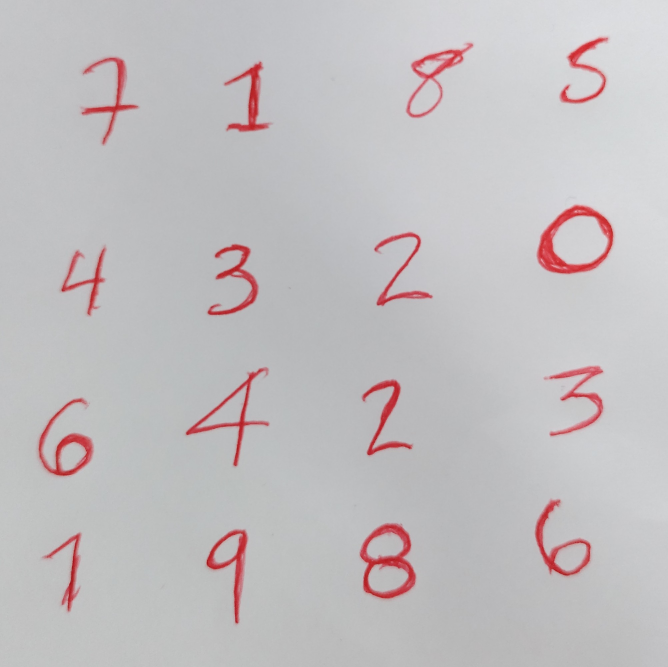
#> input picture notebooks/classes/ANN_MNIST/Img_prueba_2.jpg, 2003 x 2001 px, found by its file name (shown at 1/3 size)
$ jupyter execute --allow-errors 'Reconocimiento de dígitos MNIST.ipynb'
#> lines starting #> are read from the running program, lines starting #| are printed output that depends on the picture; after the words box and inside, x2 and y2 are one past the last pixel; in counts of white or black regions, pixels touching at a corner belong together
#ITM - Institución Universitaria
#Tema: Aprendizaje supervisado - ANN
#Juan Carlos Briñez de León

Problem:

MNIST classification.
https://www.kaggle.com/datasets/oddrationale/mnist-in-csv

[cell 1]
# Only necessary if you want to use the Google Colab Notebooks
#from google.colab import drive
#drive.mount('/content/drive')

[cell 2]
#1. Importando dataset.
import cv2 # OpenCV para computer vision
import pandas as pd
import numpy as np
import matplotlib.pyplot as plt #Para graficar

# [5 lines of commented-out code are left out]

[cell 3]
## Importing mnist from tensorflow.keras.datasets
from tensorflow.keras.datasets import mnist

# Load data directly
#> (the rest of this cell did not finish here and is left out)

#> (a cell that did not finish here is left out)

[cell 5]
#4. Data scaling
from sklearn.preprocessing import MinMaxScaler
scaler = MinMaxScaler()
#> (the rest of this cell did not finish here and is left out)

===================================================================

[cell 6]
# Cargando modelos clásicos de IA para clasificación
from sklearn.naive_bayes import GaussianNB
from sklearn.neighbors import KNeighborsClassifier
from sklearn.discriminant_analysis import LinearDiscriminantAnalysis, QuadraticDiscriminantAnalysis
from sklearn.tree import DecisionTreeClassifier
from sklearn.ensemble import RandomForestClassifier
from sklearn.svm import SVC
from sklearn.neural_network import MLPClassifier
import warnings
warnings.filterwarnings("ignore")

# Declarar modelos
modelos = {
    "Naive Bayes": GaussianNB(),
    "k-NN": KNeighborsClassifier(),
    "LDA": LinearDiscriminantAnalysis(),
    "QDA": QuadraticDiscriminantAnalysis(),
    "Árbol de Decisión": DecisionTreeClassifier(),
    "Bosque Aleatorio": RandomForestClassifier(),
    "SVM": SVC(),
    "Red Neuronal (MLP)": MLPClassifier(hidden_layer_sizes=(100,), activation='relu', solver='adam', max_iter=500)
}

# Definiendo métricas de evaluación
from sklearn.metrics import classification_report, accuracy_score

# Entrenando modelos
resultados = {}
#> (the rest of this cell did not finish here and is left out)

==================================================

Probando el **modelo** ANN en imagen del dataset

[cell 7]
modelo_red_neuronal = modelos["Red Neuronal (MLP)"]
#Showing the dataset images (Para entender el dataset y las predicciones)
#> (the rest of this cell did not finish here and is left out)

======================================================

Probando en imágenes reales

[cell 8]
#Reviewing an experimental case
Imagen_Exp = cv2.imread(r'/content/drive/MyDrive/Ponencia IA/Material de apoyo/6. Redes Neuronales/ANN_MNIST/Img_prueba_2.jpg')#Lee
#> Imagen_Exp is the input picture: shape (2001, 2003, 3); mean B, G, R 192.1, 190.2, 194.3
plt.imshow(Imagen_Exp[:,:,[2,1,0]].astype('uint8'),vmin=0, vmax=255)
plt.show()

[cell 9]
#Processing the experimental image
Img_gray = cv2.cvtColor(Imagen_Exp, cv2.COLOR_BGR2GRAY)
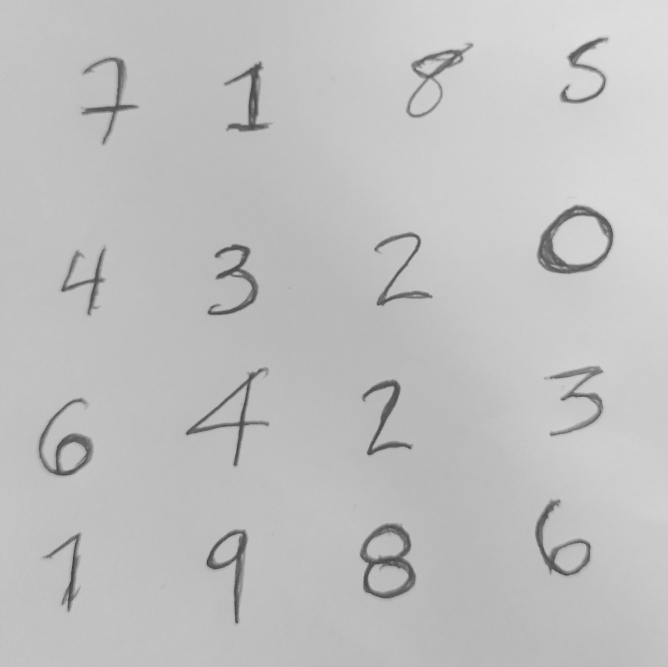
#> Img_gray: shape (2001, 2003) (shown at 1/3 size); min 36, max 226, mean 191.6
_,Binaria = cv2.threshold(Img_gray, 160, 255, cv2.THRESH_BINARY_INV)
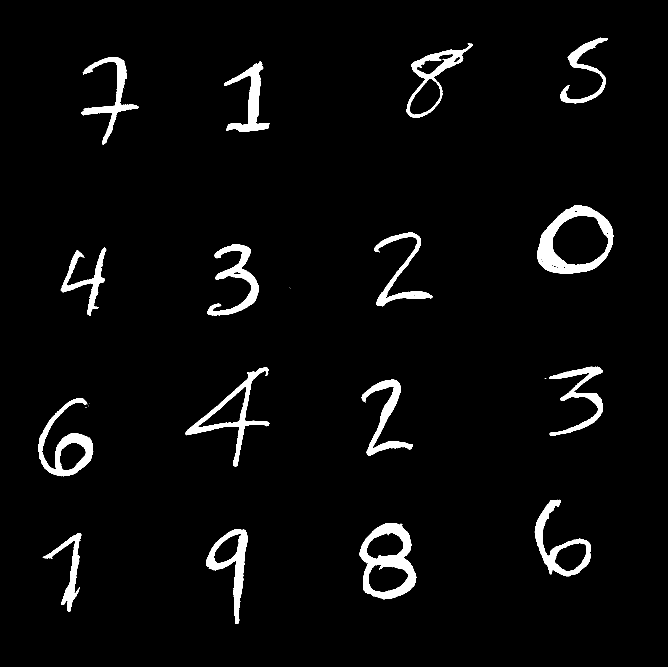
#> Binaria: shape (2001, 2003) (shown at 1/3 size); 3.7% white; 40 white regions (24 under 20 px), largest, box (x1, y1, x2, y2) and area: (1611, 616, 1840, 822) 16161, (1079, 1569, 1249, 1798) 15568, (115, 1194, 280, 1429) 10649

kernel_A = cv2.getStructuringElement(cv2.MORPH_ELLIPSE,(10,10))
Bin_1 = cv2.morphologyEx(Binaria.astype('uint8'), cv2.MORPH_CLOSE, kernel_A)
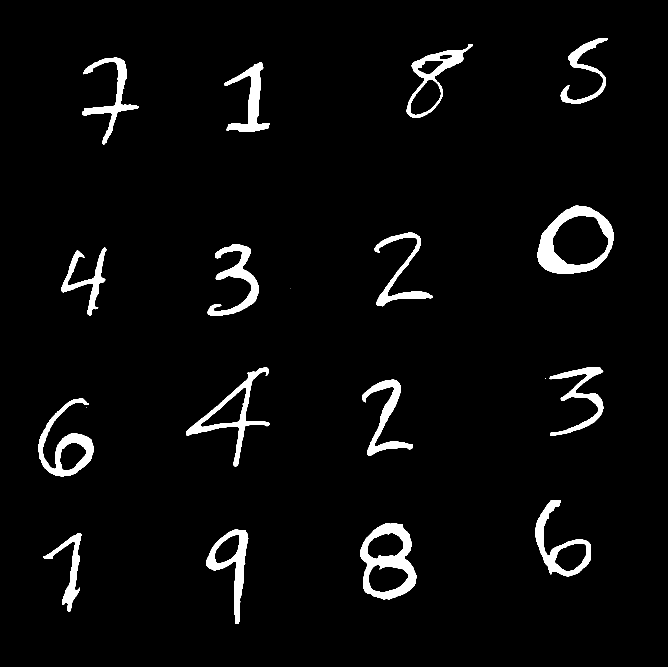
#> Bin_1: shape (2001, 2003) (shown at 1/3 size); 3.8% white; 19 white regions (3 under 20 px), largest, box (x1, y1, x2, y2) and area: (1612, 617, 1841, 822) 16467, (1080, 1570, 1250, 1798) 15825, (116, 1195, 280, 1429) 10890
kernel_B = cv2.getStructuringElement(cv2.MORPH_ELLIPSE,(5,5))
Bin_2= cv2.morphologyEx(Bin_1.astype('uint8'), cv2.MORPH_OPEN, kernel_B)
#> Bin_2: shape (2001, 2003); 3.8% white; 16 white regions
plt.imshow(Bin_2.astype('uint8'),cmap='gray',vmin=0, vmax=255)
plt.show()

print('')
(Bordes,_) =cv2.findContours(Bin_2, cv2.RETR_EXTERNAL, cv2.CHAIN_APPROX_SIMPLE)
#> Bordes = 16 contours; largest, box (x1, y1, x2, y2) and area: (1612, 617, 1841, 822) 34884, (1080, 1570, 1249, 1798) 28817, (558, 1103, 808, 1400) 16494, (116, 1195, 280, 1429) 14974, (1605, 1500, 1773, 1729) 14815
print('Usted tiene', len(Bordes), ' regiones en la imagen' )
#| Usted tiene 16  regiones en la imagen

$ run again, with notebooks/classes/ANN_MNIST/Img_prueba.jpg copied over notebooks/classes/ANN_MNIST/Img_prueba_2.jpg
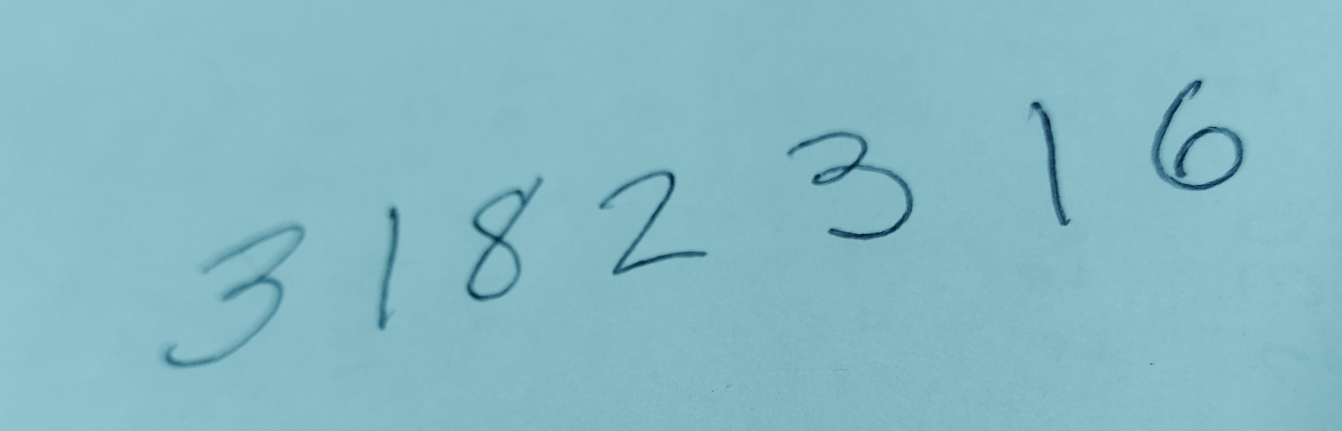
#> input picture notebooks/classes/ANN_MNIST/Img_prueba.jpg, 2684 x 862 px, found by its file name (shown at 1/2 size)
#> Imagen_Exp is the input picture: shape (862, 2684, 3); mean B, G, R 196.7, 185.5, 134.2
#> `_,Binaria = cv2.threshold(Img_gray, 160, 255, cv2.THRESH_BINARY_INV)`:
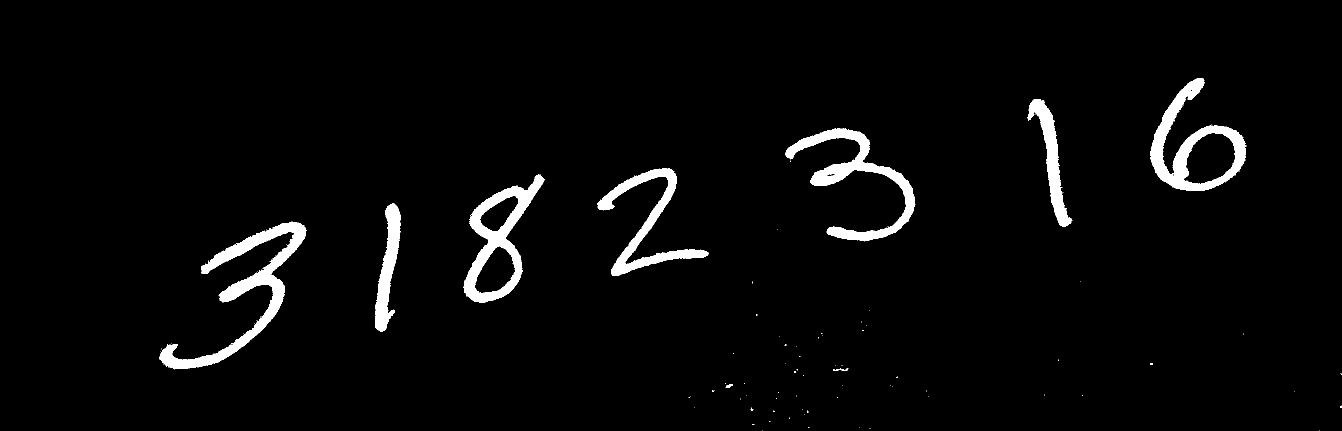
#> Binaria: shape (862, 2684) (shown at 1/2 size); 3.3% white; 106 white regions (96 under 20 px), largest, box (x1, y1, x2, y2) and area: (319, 443, 613, 739) 15950, (2300, 156, 2493, 382) 12548, (1571, 256, 1831, 483) 12295
#> Bin_1: shape (862, 2684); 3.3% white; 29 white regions (20 under 20 px), largest, box (x1, y1, x2, y2) and area: (320, 444, 613, 739) 16416, (2301, 157, 2493, 383) 13027, (1572, 257, 1831, 483) 12600
#> Bin_2: shape (862, 2684); 3.3% white; 10 white regions
#> Bordes = 10 contours, 1 with area under 20; largest, box (x1, y1, x2, y2) and area: (2301, 157, 2493, 383) 20050, (928, 350, 1089, 606) 19555, (320, 444, 613, 739) 15634, (1572, 257, 1831, 483) 11948, (1195, 337, 1417, 553) 9244
#| Usted tiene 10  regiones en la imagen
